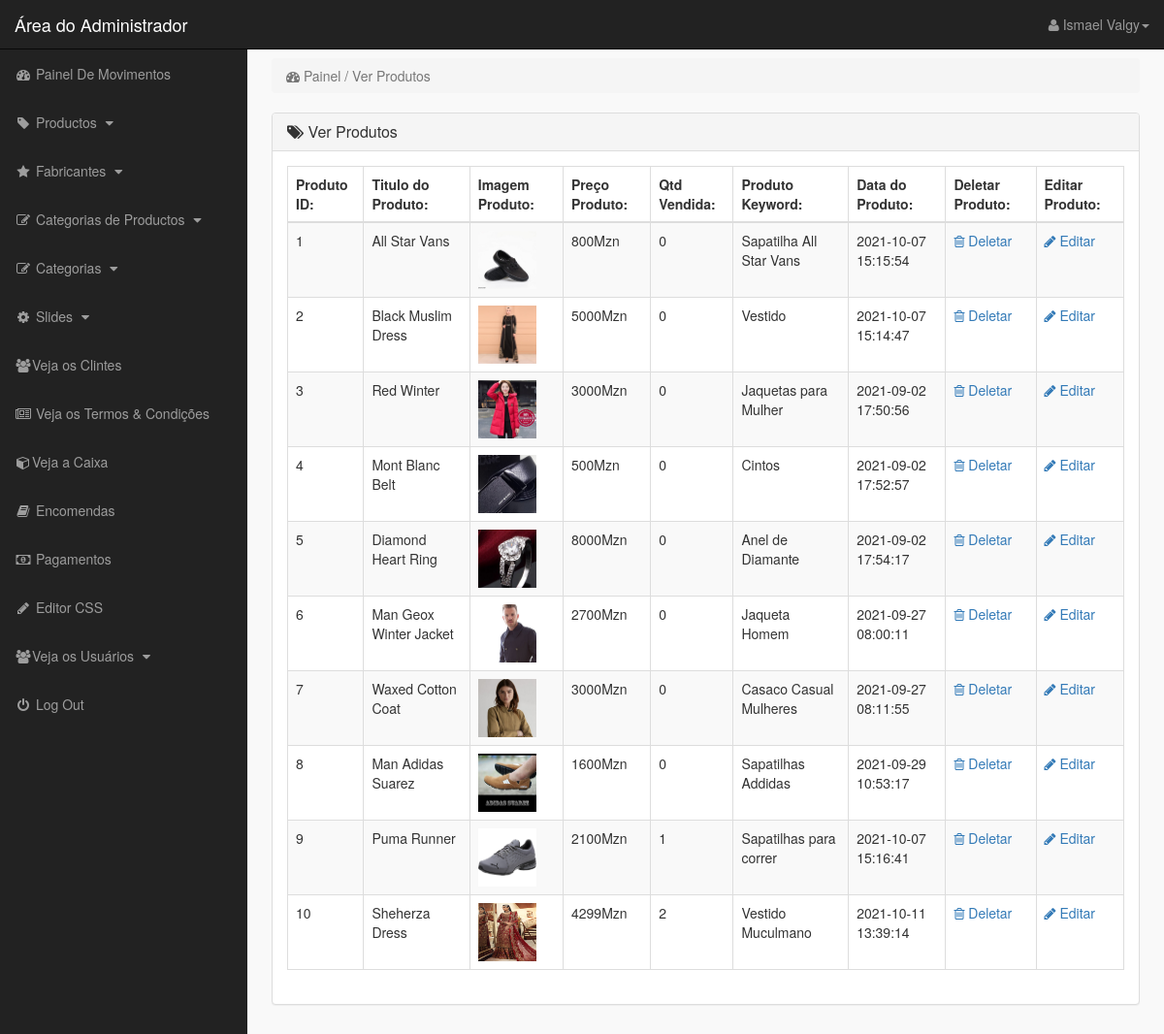
Screenshot of /admin_area/index.php?view_product (signed in) with the database file from the repository.
### tables this page shows
CREATE TABLE `products` (
  `product_id` int(10) NOT NULL,
  `p_cat_id` int(10) NOT NULL,
  `cat_id` int(10) NOT NULL,
  `manufacturer_id` int(10) NOT NULL,
  `date` timestamp NOT NULL DEFAULT current_timestamp() ON UPDATE current_timestamp(),
  `product_title` text NOT NULL,
  `product_img1` text NOT NULL,
  `product_img2` text NOT NULL,
  `product_img3` text NOT NULL,
  `product_price` int(10) NOT NULL,
  `product_keywords` text NOT NULL,
  `product_desc` text NOT NULL
);

### admin_area/view_products.php (the view)
<?php
    if(!isset($_SESSION['admin_email'])){
        echo"<script>window.open('login.php','_self')</script>";
    }else{
?>
<div class="row">
    <div class="col-lg-12">
        <ol class="breadcrumb">
            <li class="active">
                <i class="fa fa-dashboard"></i> Painel / Ver Produtos
            </li>
        </ol>
    </div>
</div>
<div class="row">
    <div class="col-lg-12">
        <div class="panel panel-default">
            <div class="panel-heading">
                <h3 class="panel-title">
                    <i class="fa fa-tags"></i> Ver Produtos
                </h3>
            </div>
            <div class="panel-body">
                <div class="table-responsive">
                    <table class="table table-striped table-bordered table-hover">
                        <thead>
                            <tr>
                                <th> Produto ID: </th>
                                <th> Titulo do Produto: </th>
                                <th> Imagem Produto: </th>
                                <th> Preço Produto: </th>
                                <th> Qtd Vendida: </th>
                                <th> Produto Keyword: </th>
                                <th> Data do Produto: </th>
                                <th> Deletar Produto: </th>
                                <th> Editar Produto: </th>
                            </tr>
                        </thead>
                        <tbody>
                            <?php
                                $i=0;
                                $get_pro = "select * from products";
                                $run_pro = mysqli_query($con,$get_pro);
                                while($row_pro=mysqli_fetch_array($run_pro)){
                                    $pro_id = $row_pro['product_id'];
                                    $pro_title = $row_pro['product_title'];
                                    $pro_img1 = $row_pro['product_img1'];
                                    $pro_price = $row_pro['product_price'];
                                    $pro_keyword = $row_pro['product_keywords'];
                                    $pro_date = $row_pro['date'];
                                    $i++;
                            ?>
                            <tr>
                                <td><?php echo $i;?></td>
                                <td><?php echo $pro_title;?></td>
                                <td><img src="product_images/<?php echo $pro_img1;?>" width="60" height="60"></td>
                                <td><?php echo $pro_price;?>Mzn</td>
                                <td><?php
                                        $get_sold = "select * from pending_orders where product_id='$pro_id' AND order_status='Pago'";
                                        $run_sold = mysqli_query($con,$get_sold);
                                        $count = mysqli_num_rows($run_sold);
                                        echo $count;
                                    ;?></td>
                                <td><?php echo $pro_keyword;?></td>
                                <td><?php echo $pro_date;?></td>
                                <td>
                                    <a href="index.php?delete_product=<?php echo $pro_id; ?>">
                                       <i class="fa fa-trash-o"></i> Deletar
                                    </a>
                                </td>
                                <td>
                                    <a href="index.php?edit_product=<?php echo $pro_id; ?>">
                                       <i class="fa fa-pencil"></i> Editar
                                    </a>
                                </td>
                            </tr>
                            <?php } ?>
                        </tbody>
                    </table>
                </div>
            </div>
        </div>
    </div>
</div>
<?php  } ?>

### admin_area/includes/sidebar.php (shortened to what this page needs)
<?php
    if(!isset($_SESSION['admin_email'])){
        echo"<script>window.open('login.php','_self')</script>";
    }else{
?>
   <nav class="navbar navbar-inverse navbar-fixed-top">
    <div class="navbar-header">
        <a href="index.php?dashboard" class="navbar-brand">Área do Administrador</a>
    </div>
    <ul class="nav navbar-right top-nav">
        <li class="dropdown">
            <a href="#" class="dropdown-toggle" data-toggle="dropdown">
                <i class="fa fa-user"></i> <?php echo $admin_name; ?><b class="caret"></b>
            </a>
        </li>
    </ul>
    <div class="collapse navbar-collapse navbar-ex1-collapse">
        <ul class="nav navbar-nav side-nav">
            <li>
                   <a href="index.php?dashboard">
                       <i class="fa fa-fw fa-dashboard"></i> Painel De Movimentos
                   </a>
            </li>
            <li>
                   <a href="#" data-toggle="collapse" data-target="#products">
                       <i class="fa fa-fw fa-tag"></i> Productos
                       <i class="fa fa-fw fa-caret-down"></i>
                   </a>
            </li><li>
                   <a href="#" data-toggle="collapse" data-target="#manufacturer">
                       <i class="fa fa-fw fa-star"></i> Fabricantes
                       <i class="fa fa-fw fa-caret-down"></i>
                   </a>
            </li>
            <li>
                   <a href="#" data-toggle="collapse" data-target="#p_cat">
                       <i class="fa fa-fw fa-edit"></i> Categorias de Productos
                       <i class="fa fa-fw fa-caret-down"></i>
                   </a>
            </li>
            <li>
                   <a href="#" data-toggle="collapse" data-target="#cat">
                       <i class="fa fa-fw fa-edit"></i> Categorias
                       <i class="fa fa-fw fa-caret-down"></i>
                   </a>
            </li>
            <li>
                   <a href="#" data-toggle="collapse" data-target="#slides">
                       <i class="fa fa-fw fa-gear"></i> Slides
                       <i class="fa fa-fw fa-caret-down"></i>
                   </a>
            </li>
            <li>
                <a href="index.php?view_customers">
                    <i class="fa fa-fw fa-users"></i>Veja os Clintes
                </a>
            </li>
            <li>
                <a href="index.php?view_terms">
                    <i class="fa fa-fw fa-newspaper-o"></i> Veja os Termos & Condições
                </a>
            </li>
            <li>
                <a href="index.php?view_box">
                    <i class="fa fa-fw fa-cube"></i>Veja a Caixa
                </a>
            </li>
            <li>
                <a href="index.php?view_orders">
                    <i class="fa fa-fw fa-book"></i> Encomendas
                </a>
            </li>
            <li>
                <a href="index.php?view_payments">
                    <i class="fa fa-fw fa-money"></i> Pagamentos
                </a>
            </li>
            <li>
            <li>
                <a href="index.php?edit_css">
                    <i class="fa fa-fw fa-pencil"></i> Editor CSS
                </a>
            </li>
            <li>
                   <a href="#" data-toggle="collapse" data-target="#users">
                       <i class="fa fa-fw fa-users"></i>Veja os Usuários
                       <i class="fa fa-fw fa-caret-down"></i>
                   </a>
            </li>
            <li>
                <a href="logout.php">
                    <i class="fa fa-fw fa-power-off"></i> Log Out
                </a>
            </li>
        </ul>
    </div>
</nav>
<?php } ?>

### admin_area/css/style.css (style rules this page uses)
body { margin-top: 100px; }
@media (min-width: 768px) { body { margin-top: 50px; } }
.top-nav { padding: 0 15px; }
.top-nav>li { float: left; display: inline-block; }
.top-nav>li>a { color: #999999; line-height: 20px; padding-top: 15px; padding-bottom: 15px; }
@media (min-width: 768px) { .side-nav { position: fixed; top: 51px; bottom: 0; width: 255px; overflow-y: auto; overflow-x: hidden; background-color: #222222; padding-bottom: 40px; border-radius: 0; } }
@media (min-width: 768px) { .side-nav>li>a { width: 255px; } }
.panel-body { border-radius: 5px; }

### rows the page displays
products: product_title "All Star Vans", product_img1 (picture), product_price "800", count "0", product_keywords "Sapatilha All Star Vans", date "2021-10-07 15:15:54"
products: product_title "Black Muslim Dress", product_img1 (picture), product_price "5000", count "0", product_keywords "Vestido", date "2021-10-07 15:14:47"
products: product_title "Red Winter", product_img1 (picture), product_price "3000", count "0", product_keywords "Jaquetas para Mulher", date "2021-09-02 17:50:56"
products: product_title "Mont Blanc Belt", product_img1 (picture), product_price "500", count "0", product_keywords "Cintos", date "2021-09-02 17:52:57"
products: product_title "Diamond Heart Ring", product_img1 (picture), product_price "8000", count "0", product_keywords "Anel de Diamante", date "2021-09-02 17:54:17"
products: product_title "Man Geox Winter Jacket", product_img1 (picture), product_price "2700", count "0", product_keywords "Jaqueta Homem", date "2021-09-27 08:00:11"
products: product_title "Waxed Cotton Coat", product_img1 (picture), product_price "3000", count "0", product_keywords "Casaco Casual Mulheres", date "2021-09-27 08:11:55"
products: product_title "Man Adidas Suarez", product_img1 (picture), product_price "1600", count "0", product_keywords "Sapatilhas Addidas", date "2021-09-29 10:53:17"
products: product_title "Puma Runner", product_img1 (picture), product_price "2100", count "1", product_keywords "Sapatilhas para correr", date "2021-10-07 15:16:41"
products: product_title "Sheherza Dress", product_img1 (picture), product_price "4299", count "2", product_keywords "Vestido Muculmano", date "2021-10-11 13:39:14"

### other values shown
$admin_name "Ismael Valgy"
